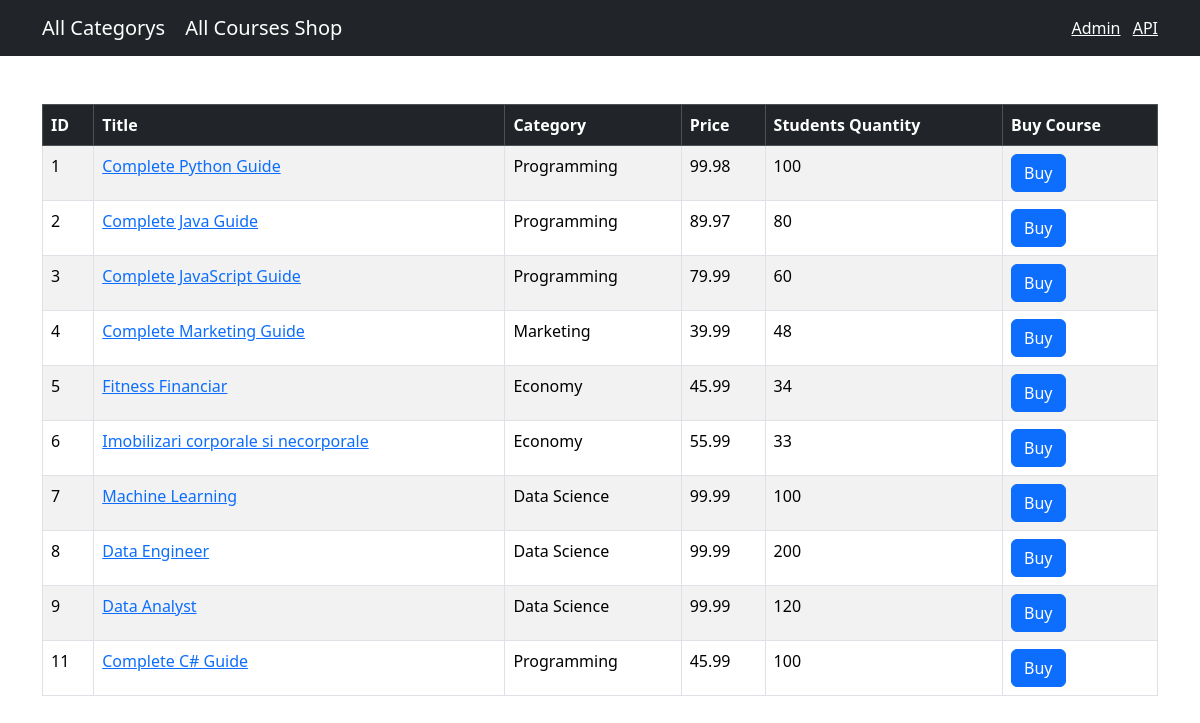
/shop/courses/, run on an earlier commit of the app's database.
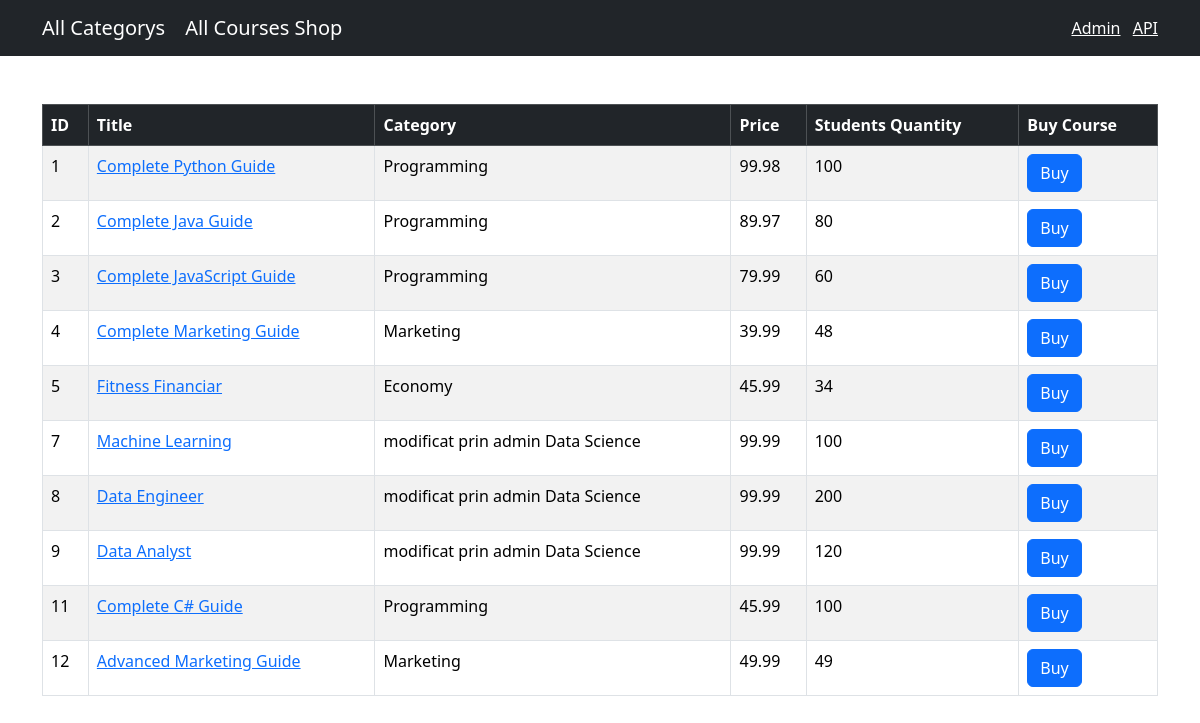
And on a later commit of the database.
### shop/models.py (models this page shows, shortened)
class Course(models.Model):
    title = models.CharField(max_length=300)
    price = models.FloatField()
    students_qty = models.IntegerField()
    reviews_qty = models.IntegerField()
    category = models.ForeignKey(Category, on_delete=models.CASCADE)
    created_at = models.DateTimeField(default=timezone.now)

class Category(models.Model):
    title = models.CharField(max_length=255)
    created_at = models.DateTimeField(default=timezone.now)
    def __str__(self):
        return self.title  # adugam metoda magica ca sa vedem denumirea titlului in partea de admin

### shop/views.py (the view)
# urls.py: path('courses/', views.courses, name='courses'),
def courses(request):
    courses = Course.objects.all()
    return render(request, 'shop/courses.html', {'courses': courses})

### templates/shop/courses.html (shortened to what this page needs)
{% extends 'base.html' %}
{% block content %}
    <table class="table mt-5 table-bordered table-striped table-hover">
        <thead class="table-dark">
            <tr>
                <th>ID</th>
                <th>Title</th>
                <th>Category</th>
                <th>Price</th>
                <th>Students Quantity</th>
                <th>Buy Course</th>
            </tr>
        </thead>
        <tbody>
            {% for course in courses %}
                <tr>
                    <td>{{course.id}}</td>
                    <td>
                        <a href={% url "shop:course_selected" course.id %}>{{course.title}}</a>
                    </td>
                    <td>{{course.category}}</td>
                    <td>{{course.price}}</td>
                    <td>{{course.students_qty}}</td>
                    <td>
                        <button class="btn btn-primary">Buy</button>
                    </td>
                </tr>
            {% endfor %}
        </tbody>
    </table>
{% endblock %}

### templates/base.html (shortened to what this page needs)
<!doctype html>
<html lang="en">
<head>
    <link href="https://cdn.jsdelivr.net/npm/bootstrap@5.3.3/dist/css/bootstrap.min.css" rel="stylesheet"
>
</head>
<body>
<nav class="navbar navbar-dark bg-dark ">
    <div class="container">
        <ul class="navbar-nav">
            <li>
                <a href={% url "shop:category"%} class="navbar-brand">All Categorys</a>
                <a href={% url "shop:courses"%} class="navbar-brand">All Courses Shop</a>
            </li>
        </ul>
        <span class="navbar-text">
            <a href="/admin/" class="me-2" target="_blank">Admin</a>
            <a href="/api/v1/" target="_blank">API</a>
        </span>
    </div>
</nav>
<main class="container">
    {% block content %}
    {% endblock %}
</main>
</body>
</html>

What changed in the data, as far as the page shows it:
removed Course: id "6", title "Imobilizari corporale si necorporale", category "Economy", price "55.99", students_qty "33"
changed through a linked row, Course "Machine Learning": category "Data Science" → "modificat prin admin Data Science"
changed through a linked row, Course "Data Engineer": category "Data Science" → "modificat prin admin Data Science"
changed through a linked row, Course "Data Analyst": category "Data Science" → "modificat prin admin Data Science"
added Course: id "12", title "Advanced Marketing Guide", category "Marketing", price "49.99", students_qty "49"
